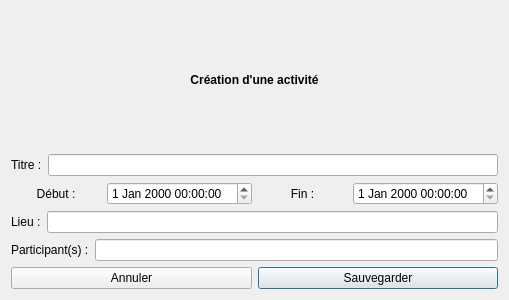
<?xml version="1.0" encoding="UTF-8"?>
<ui version="4.0">
 <class>EvenementSimpleEditor</class>
 <widget class="QDialog" name="EvenementSimpleEditor">
  <property name="geometry">
   <rect>
    <x>0</x>
    <y>0</y>
    <width>509</width>
    <height>300</height>
   </rect>
  </property>
  <property name="windowTitle">
   <string>Dialog</string>
  </property>
  <layout class="QVBoxLayout" name="verticalLayout_2">
   <item>
    <layout class="QVBoxLayout" name="verticalLayout">
     <item>
      <layout class="QHBoxLayout" name="horizontalLayout">
       <item>
        <widget class="QLabel" name="labe_fenetre">
         <property name="font">
          <font>
           <weight>75</weight>
           <bold>true</bold>
          </font>
         </property>
         <property name="text">
          <string>Création d'une activité</string>
         </property>
         <property name="alignment">
          <set>Qt::AlignCenter</set>
         </property>
        </widget>
       </item>
      </layout>
     </item>
     <item>
      <layout class="QHBoxLayout" name="horizontalLayout_5">
       <item>
        <widget class="QLabel" name="label_3">
         <property name="text">
          <string>Titre :</string>
         </property>
        </widget>
       </item>
       <item>
        <widget class="QLineEdit" name="edit_titre"/>
       </item>
      </layout>
     </item>
     <item>
      <layout class="QHBoxLayout" name="horizontalLayout_6">
       <item>
        <widget class="QLabel" name="label_6">
         <property name="text">
          <string>Début :</string>
         </property>
         <property name="alignment">
          <set>Qt::AlignCenter</set>
         </property>
        </widget>
       </item>
       <item>
        <widget class="QDateTimeEdit" name="edit_debut"/>
       </item>
       <item>
        <widget class="QLabel" name="label_5">
         <property name="text">
          <string>Fin :</string>
         </property>
         <property name="alignment">
          <set>Qt::AlignCenter</set>
         </property>
        </widget>
       </item>
       <item>
        <widget class="QDateTimeEdit" name="dateTimeEdit_2"/>
       </item>
      </layout>
     </item>
     <item>
      <layout class="QHBoxLayout" name="horizontalLayout_4">
       <item>
        <widget class="QLabel" name="label_2">
         <property name="text">
          <string>Lieu :</string>
         </property>
        </widget>
       </item>
       <item>
        <widget class="QLineEdit" name="edit_lieu"/>
       </item>
      </layout>
     </item>
     <item>
      <layout class="QHBoxLayout" name="horizontalLayout_3">
       <item>
        <widget class="QLabel" name="label">
         <property name="text">
          <string>Participant(s) :</string>
         </property>
        </widget>
       </item>
       <item>
        <widget class="QLineEdit" name="edit_participants"/>
       </item>
      </layout>
     </item>
     <item>
      <layout class="QHBoxLayout" name="horizontalLayout_2">
       <item>
        <widget class="QPushButton" name="buttonAnnuler">
         <property name="text">
          <string>Annuler</string>
         </property>
        </widget>
       </item>
       <item>
        <widget class="QPushButton" name="buttonSauvegarder">
         <property name="text">
          <string>Sauvegarder</string>
         </property>
         <property name="default">
          <bool>true</bool>
         </property>
        </widget>
       </item>
      </layout>
     </item>
    </layout>
   </item>
  </layout>
 </widget>
 <resources/>
 <connections>
  <connection>
   <sender>buttonAnnuler</sender>
   <signal>clicked()</signal>
   <receiver>EvenementSimpleEditor</receiver>
   <slot>close()</slot>
   <hints>
    <hint type="sourcelabel">
     <x>132</x>
     <y>266</y>
    </hint>
    <hint type="destinationlabel">
     <x>254</x>
     <y>149</y>
    </hint>
   </hints>
  </connection>
 </connections>
</ui>
